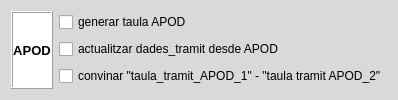
    <widget class="QFrame" name="frame_APOD">
     <property name="palette">
      <palette>
       <active>
        <colorrole role="Light">
         <brush brushstyle="SolidPattern">
          <color alpha="255">
           <red>255</red>
           <green>255</green>
           <blue>255</blue>
          </color>
         </brush>
        </colorrole>
        <colorrole role="Base">
         <brush brushstyle="SolidPattern">
          <color alpha="255">
           <red>255</red>
           <green>255</green>
           <blue>255</blue>
          </color>
         </brush>
        </colorrole>
        <colorrole role="Window">
         <brush brushstyle="SolidPattern">
          <color alpha="255">
           <red>217</red>
           <green>217</green>
           <blue>217</blue>
          </color>
         </brush>
        </colorrole>
        <colorrole role="Shadow">
         <brush brushstyle="SolidPattern">
          <color alpha="255">
           <red>255</red>
           <green>255</green>
           <blue>255</blue>
          </color>
         </brush>
        </colorrole>
        <colorrole role="AlternateBase">
         <brush brushstyle="SolidPattern">
          <color alpha="255">
           <red>255</red>
           <green>255</green>
           <blue>255</blue>
          </color>
         </brush>
        </colorrole>
       </active>
       <inactive>
        <colorrole role="Light">
         <brush brushstyle="SolidPattern">
          <color alpha="255">
           <red>255</red>
           <green>255</green>
           <blue>255</blue>
          </color>
         </brush>
        </colorrole>
        <colorrole role="Base">
         <brush brushstyle="SolidPattern">
          <color alpha="255">
           <red>255</red>
           <green>255</green>
           <blue>255</blue>
          </color>
         </brush>
        </colorrole>
        <colorrole role="Window">
         <brush brushstyle="SolidPattern">
          <color alpha="255">
           <red>217</red>
           <green>217</green>
           <blue>217</blue>
          </color>
         </brush>
        </colorrole>
        <colorrole role="Shadow">
         <brush brushstyle="SolidPattern">
          <color alpha="255">
           <red>255</red>
           <green>255</green>
           <blue>255</blue>
          </color>
         </brush>
        </colorrole>
        <colorrole role="AlternateBase">
         <brush brushstyle="SolidPattern">
          <color alpha="255">
           <red>255</red>
           <green>255</green>
           <blue>255</blue>
          </color>
         </brush>
        </colorrole>
       </inactive>
       <disabled>
        <colorrole role="Light">
         <brush brushstyle="SolidPattern">
          <color alpha="255">
           <red>255</red>
           <green>255</green>
           <blue>255</blue>
          </color>
         </brush>
        </colorrole>
        <colorrole role="Base">
         <brush brushstyle="SolidPattern">
          <color alpha="255">
           <red>217</red>
           <green>217</green>
           <blue>217</blue>
          </color>
         </brush>
        </colorrole>
        <colorrole role="Window">
         <brush brushstyle="SolidPattern">
          <color alpha="255">
           <red>217</red>
           <green>217</green>
           <blue>217</blue>
          </color>
         </brush>
        </colorrole>
        <colorrole role="Shadow">
         <brush brushstyle="SolidPattern">
          <color alpha="255">
           <red>255</red>
           <green>255</green>
           <blue>255</blue>
          </color>
         </brush>
        </colorrole>
        <colorrole role="AlternateBase">
         <brush brushstyle="SolidPattern">
          <color alpha="255">
           <red>255</red>
           <green>255</green>
           <blue>255</blue>
          </color>
         </brush>
        </colorrole>
       </disabled>
      </palette>
     </property>
     <property name="autoFillBackground">
      <bool>true</bool>
     </property>
     <property name="frameShape">
      <enum>QFrame::NoFrame</enum>
     </property>
     <property name="frameShadow">
      <enum>QFrame::Plain</enum>
     </property>
     <property name="lineWidth">
      <number>1</number>
     </property>
     <layout class="QHBoxLayout" name="horizontalLayout_4">
      <item>
       <widget class="QLabel" name="label_7">
        <property name="palette">
         <palette>
          <active>
           <colorrole role="Base">
            <brush brushstyle="SolidPattern">
             <color alpha="255">
              <red>255</red>
              <green>255</green>
              <blue>255</blue>
             </color>
            </brush>
           </colorrole>
           <colorrole role="Window">
            <brush brushstyle="SolidPattern">
             <color alpha="255">
              <red>255</red>
              <green>255</green>
              <blue>255</blue>
             </color>
            </brush>
           </colorrole>
          </active>
          <inactive>
           <colorrole role="Base">
            <brush brushstyle="SolidPattern">
             <color alpha="255">
              <red>255</red>
              <green>255</green>
              <blue>255</blue>
             </color>
            </brush>
           </colorrole>
           <colorrole role="Window">
            <brush brushstyle="SolidPattern">
             <color alpha="255">
              <red>255</red>
              <green>255</green>
              <blue>255</blue>
             </color>
            </brush>
           </colorrole>
          </inactive>
          <disabled>
           <colorrole role="Base">
            <brush brushstyle="SolidPattern">
             <color alpha="255">
              <red>255</red>
              <green>255</green>
              <blue>255</blue>
             </color>
            </brush>
           </colorrole>
           <colorrole role="Window">
            <brush brushstyle="SolidPattern">
             <color alpha="255">
              <red>255</red>
              <green>255</green>
              <blue>255</blue>
             </color>
            </brush>
           </colorrole>
          </disabled>
         </palette>
        </property>
        <property name="font">
         <font>
          <pointsize>10</pointsize>
          <weight>75</weight>
          <bold>true</bold>
         </font>
        </property>
        <property name="autoFillBackground">
         <bool>true</bool>
        </property>
        <property name="frameShape">
         <enum>QFrame::Box</enum>
        </property>
        <property name="frameShadow">
         <enum>QFrame::Raised</enum>
        </property>
        <property name="text">
         <string>APOD</string>
        </property>
        <property name="scaledContents">
         <bool>false</bool>
        </property>
        <property name="alignment">
         <set>Qt::AlignCenter</set>
        </property>
       </widget>
      </item>
      <item>
       <layout class="QVBoxLayout" name="verticalLayout_3">
        <item>
         <widget class="QCheckBox" name="checkBox_apod">
          <property name="text">
           <string>generar taula APOD</string>
          </property>
         </widget>
        </item>
        <item>
         <widget class="QCheckBox" name="checkBox_act_desde_apod">
          <property name="text">
           <string>actualitzar dades_tramit desde APOD</string>
          </property>
         </widget>
        </item>
        <item>
         <widget class="QCheckBox" name="checkBox_apod1_2">
          <property name="text">
           <string>convinar &quot;taula_tramit_APOD_1&quot; - &quot;taula tramit APOD_2&quot;</string>
          </property>
         </widget>
        </item>
       </layout>
      </item>
     </layout>
    </widget>
